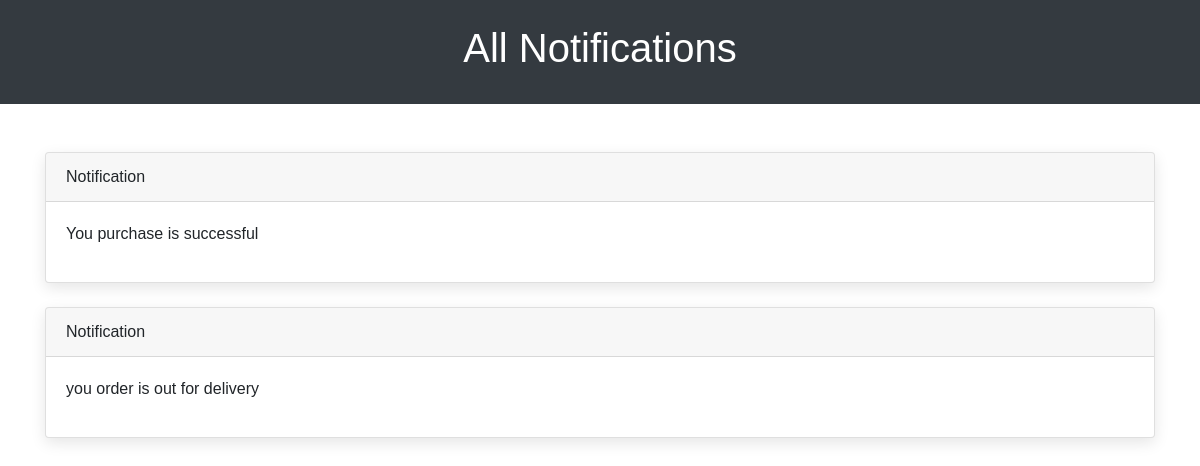
/notification_page (signed in), run on an earlier commit of the app's database.
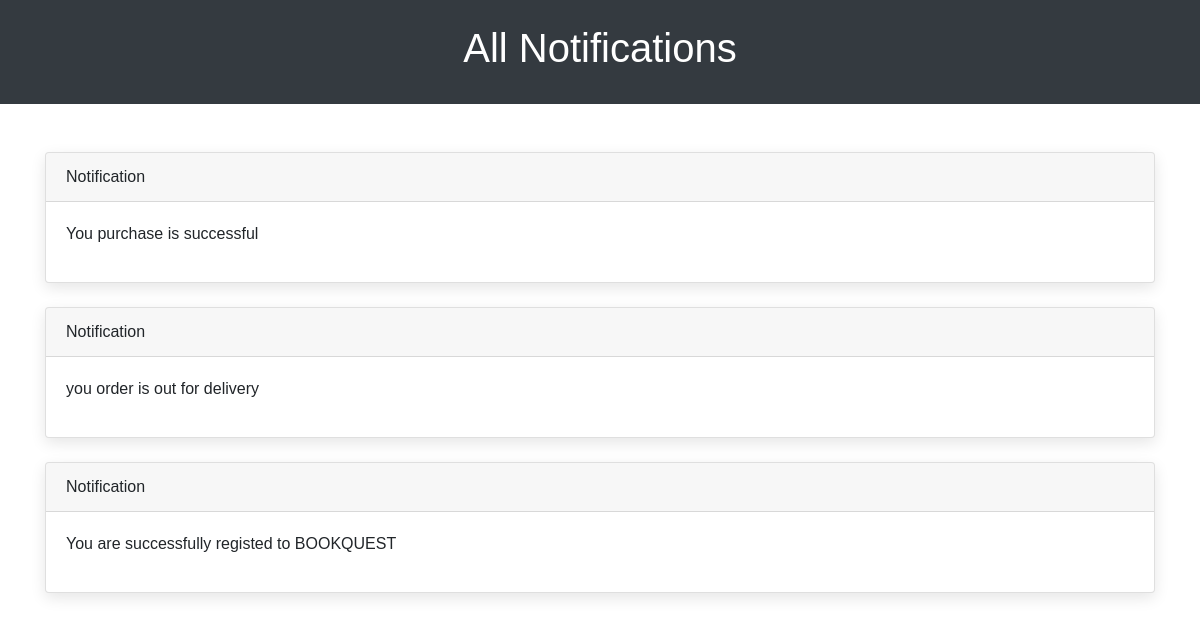
And on a later commit of the database.
### main.py (models this page shows)
class Notification(db.Model):
    __tablename__ = 'notification'
    id = db.Column(db.Integer, primary_key=True)
    user = db.Column(db.String(200), nullable=False)
    text = db.Column(db.String(500), nullable=False)
    isRead = db.Column(db.Boolean(), default=False)

### main.py (the view)
@app.route('/notification_page', methods=['GET'])
def notification_page():
    userEmail = session['user']
    userNotifications = db.session.query(Notification).filter(Notification.user == userEmail).all()
    print("len(userNotifications) = ", len(userNotifications))
    current_notifications = copy.deepcopy(userNotifications)
    for notification in userNotifications:
        notification.isRead = True
    db.session.commit()
    return render_template("notifications_page.html", notifications=current_notifications)

### templates/notifications_page.html (shortened to what this page needs)
<!DOCTYPE html>
<html lang="en">
<head>
    <link rel="stylesheet" href="https://maxcdn.bootstrapcdn.com/bootstrap/4.5.2/css/bootstrap.min.css">
</head>
<body>
    <header class="bg-dark text-white text-center p-4">
        <h1>All Notifications</h1>
    </header>
    <section id="notifications" class="container mt-5">
        <div class="row">
            <div class="col">
                {% if notifications|length != 0 %}
                    {% for notification in notifications %}
                    <div class="card mb-4">
                        {% if notification.isRead == true %}
                            <div class="card-header">
                                Notification
                            </div>
                        {% else %}
                        <div class="card-header" style="background-color: rgb(98, 211, 98);">
                            Notification
                        </div>
                        {% endif %}
                        <div class="card-body">
                            <p>{{ notification.text }}</p>
                        </div>
                    </div>
                    {% endfor %}
                {% endif %}
            </div>
        </div>
    </section>
</body>
</html>

What changed in the data, as far as the page shows it:
added Notification: isRead "Notification", text "You are successfully registed to BOOKQUEST"
